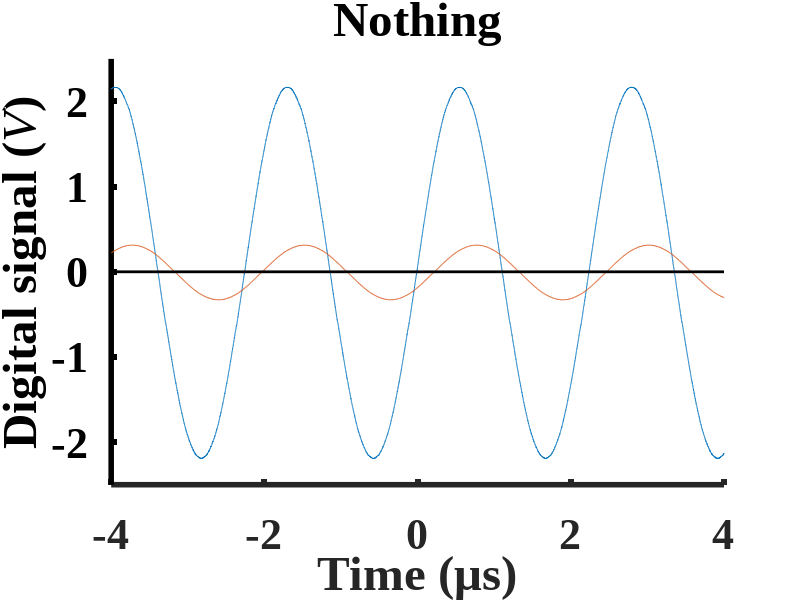

Write the MATLAB code that produced this figure.
% function createfigure(X1, YMatrix1)
%CREATEFIGURE(X1, YMatrix1)
%  X1:  vector of plot x data
%  YMATRIX1:  matrix of plot y data

%  Auto-generated by MATLAB on 04-Apr-2023 11:29:20

clear all

% load data
load('E_harvesting_230303_nothing_2.2Vpp.mat');

% Create figure
figure;

% figure size setting
x0=50;
y0=50;

height = 800;
width=height*(4/3);

set(gcf,'position',[x0,y0,width,height])

% Create axes
axes1 = axes;
hold(axes1,'on');

% Create multiple line objects using matrix input to plot
plot1 = plot(X1,YMatrix1);
set(plot1(1),'DisplayName','Input',...
    'Color',[0 0.447058826684952 0.74117648601532]);
set(plot1(2),'DisplayName','Output',...
    'Color',[0.850980401039124 0.325490206480026 0.0980392172932625]);

% Create line (y = 0)
line(xlim(), [0,0], 'LineWidth', 2, 'Color', 'k');

% Create ylabel
ylabel('Digital signal ({\itV})','FontWeight','bold','FontSize',32,...
    'FontName','Times New Roman');

% Create xlabel
xlabel('Time ({\mus})','FontWeight','bold','FontSize',32,...
    'FontName','Times New Roman');

% Create title
title('Nothing');

% Uncomment the following line to preserve the X-limits of the axes
xlim(axes1,[-4e-06 4e-06]);
% Uncomment the following line to preserve the Y-limits of the axes
ylim(axes1,[-2.5 2.5]);
hold(axes1,'off');
% Set the remaining axes properties
set(axes1,'FontName','Times New Roman','FontSize',32,'FontWeight','bold',...
    'LineWidth',4,'XGrid','off','XTick',[-4e-06 -2e-06 0 2e-06 4e-06],...
    'XTickLabel',{'-4','-2','0','2','4'},'YColor',[0 0 0],'YGrid','off','ZGrid',...
    'on');
% Create legend
% legend(axes1,'show');

